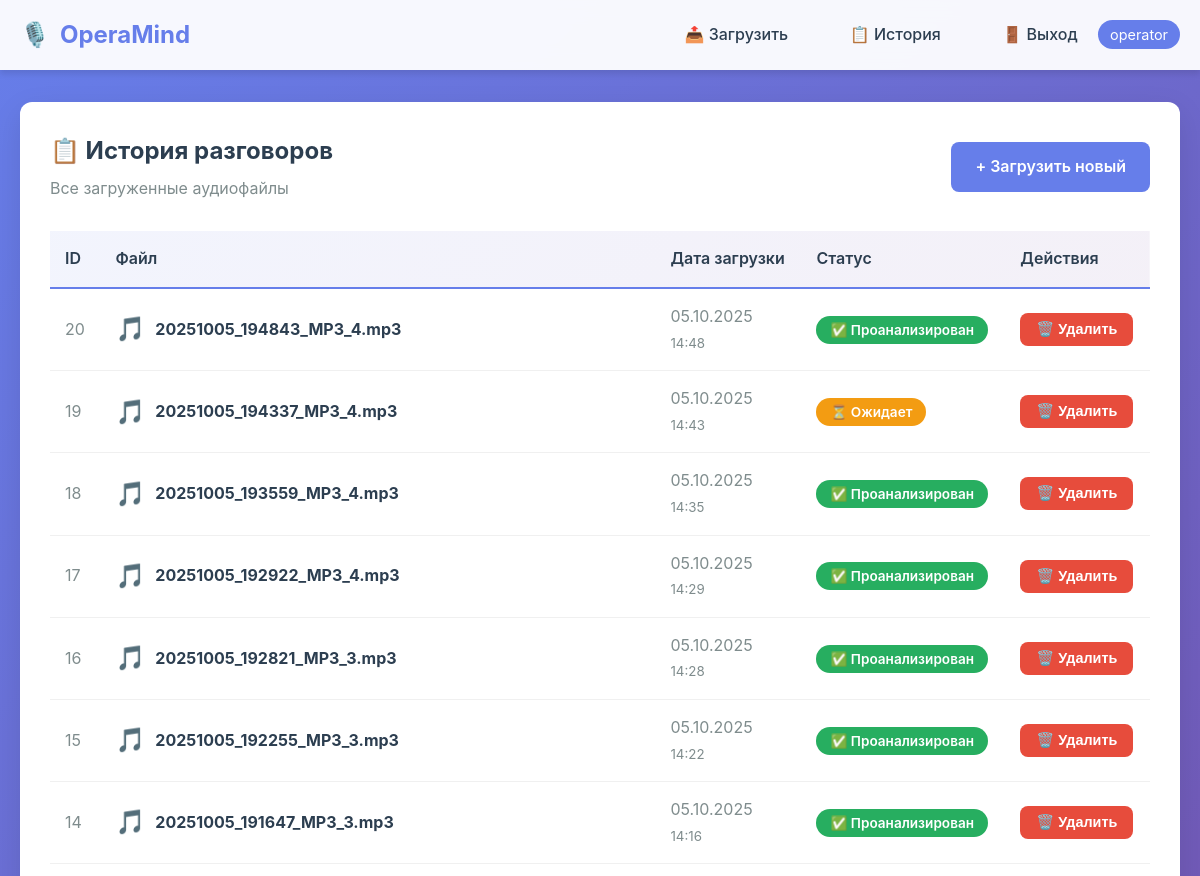
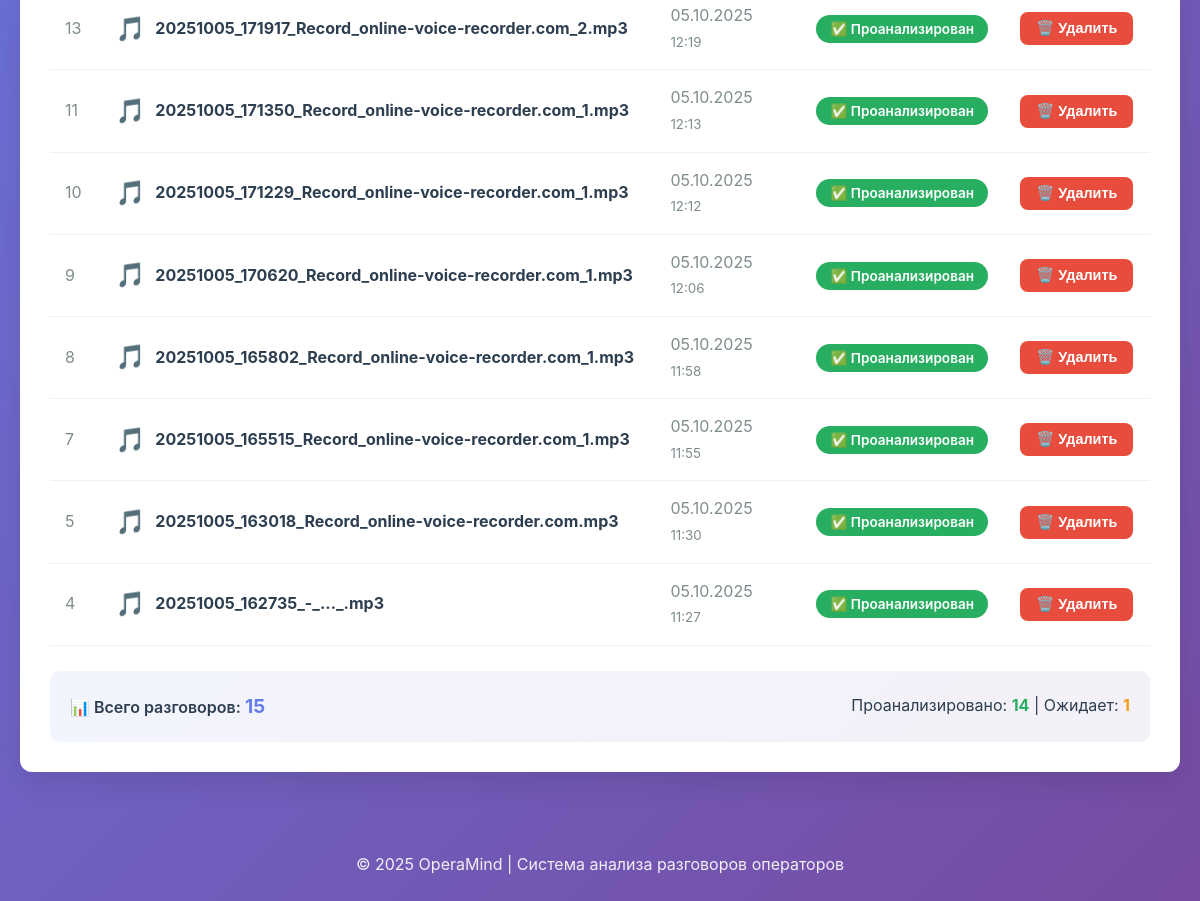
The app's page /history (signed in), older data (2 pictures, top to bottom).
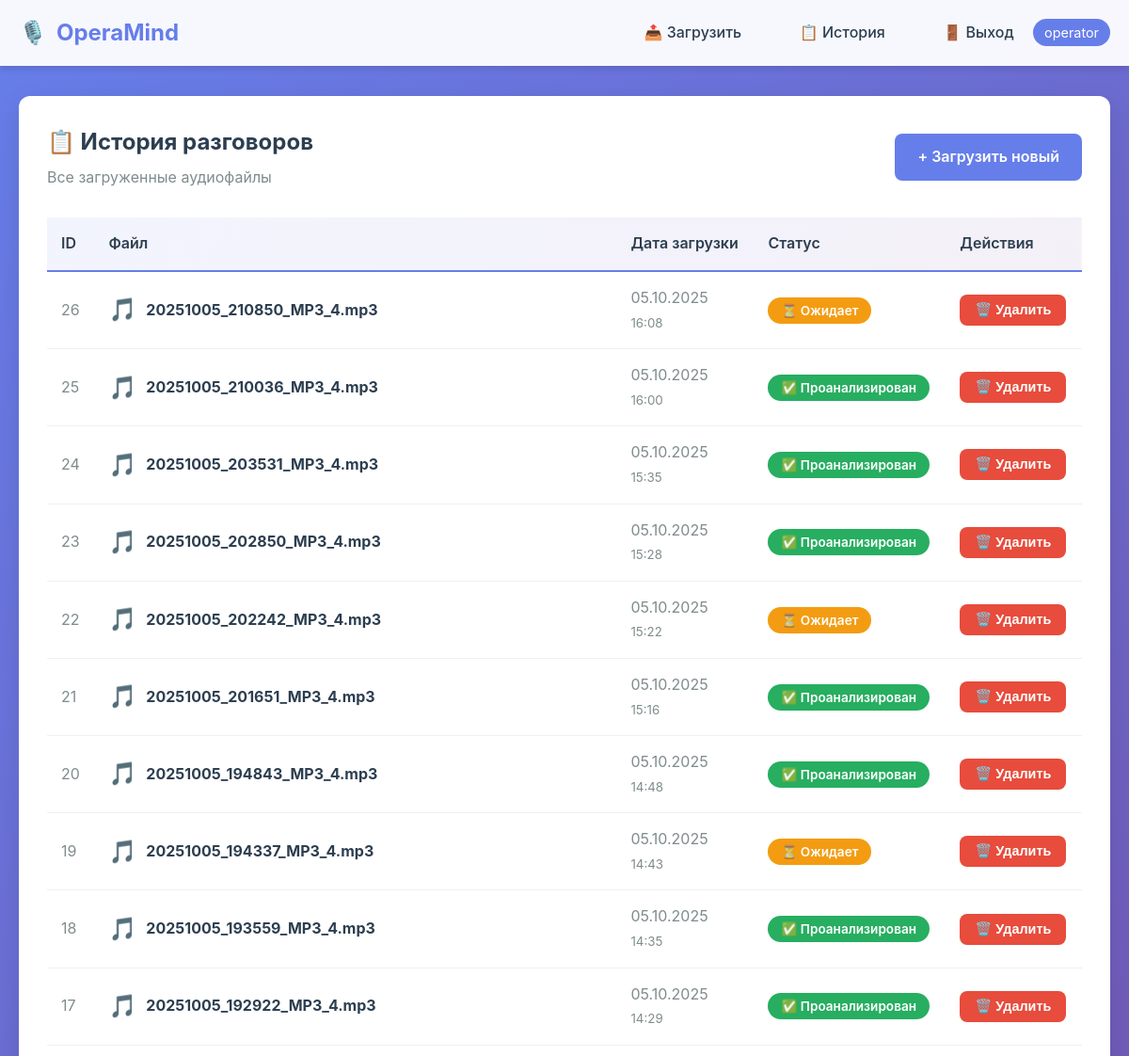
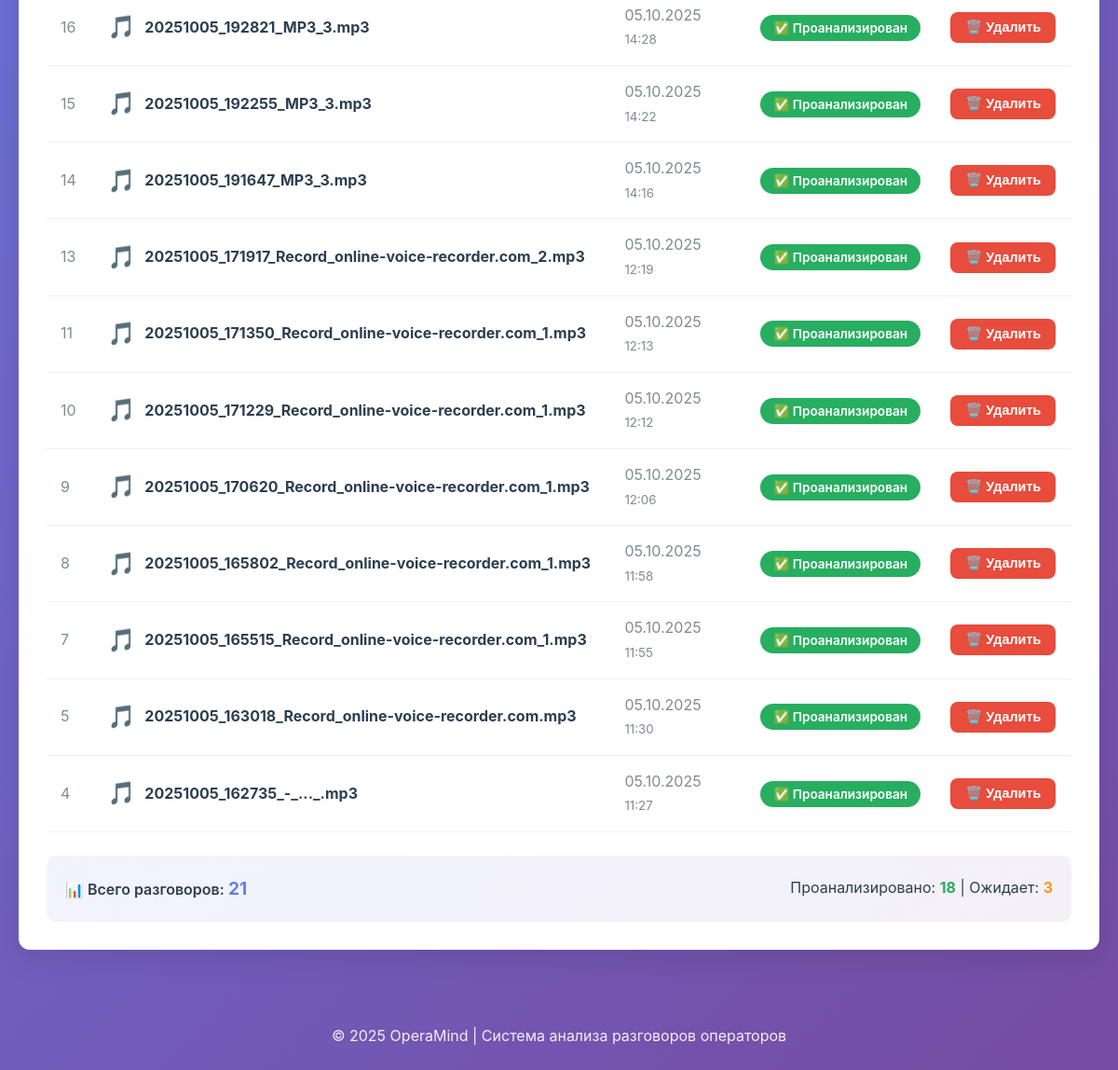
The same page, newer data (2 pictures, top to bottom).
### models.py (models this page shows, shortened)
class User(UserMixin, db.Model):
    id = db.Column(db.Integer, primary_key=True)
    username = db.Column(db.String(80), unique=True, nullable=False)
    password_hash = db.Column(db.String(200), nullable=False)
    created_at = db.Column(db.DateTime, default=datetime.utcnow)
    conversations = db.relationship('Conversation', backref='user', lazy=True, cascade='all, delete-orphan')

class Conversation(db.Model):
    id = db.Column(db.Integer, primary_key=True)
    filename = db.Column(db.String(255), nullable=False)
    filepath = db.Column(db.String(500), nullable=False)
    duration = db.Column(db.Integer)
    upload_date = db.Column(db.DateTime, default=datetime.utcnow)
    status = db.Column(db.String(50), default='pending')  # pending/transcribing/analyzing/completed/error
    user_id = db.Column(db.Integer, db.ForeignKey('user.id'), nullable=False)
    analysis = db.relationship('Analysis', backref='conversation', uselist=False, cascade='all, delete-orphan')

### app.py (the view)
@app.route('/history')
@login_required
def history():
    conversations = Conversation.query.filter_by(
        user_id=current_user.id
    ).order_by(
        Conversation.upload_date.desc()
    ).all()
    return render_template('history.html', conversations=conversations)

### app.py (called while the page is built)
@login_manager.user_loader
def load_user(user_id):
    return db.session.get(User, int(user_id))

### templates/history.html (shortened to what this page needs)
{% extends "base.html" %}
{% block content %}
<div class="card">
    <div style="display: flex; justify-content: space-between; align-items: center; margin-bottom: 30px;">
        <div>
            <h2 style="color: #2c3e50; margin-bottom: 5px;">📋 История разговоров</h2>
            <p style="color: #7f8c8d;">Все загруженные аудиофайлы</p>
        </div>
        <a href="{{ url_for('index') }}" class="btn">+ Загрузить новый</a>
    </div>
    {% if conversations %}
    <div style="overflow-x: auto;">
        <table style="width: 100%; border-collapse: collapse;">
            <thead>
                <tr style="background: linear-gradient(135deg, #667eea15 0%, #764ba215 100%);">
                    <th style="padding: 15px; text-align: left; font-weight: 600; color: #2c3e50; border-bottom: 2px solid #667eea;">ID</th>
                    <th style="padding: 15px; text-align: left; font-weight: 600; color: #2c3e50; border-bottom: 2px solid #667eea;">Файл</th>
                    <th style="padding: 15px; text-align: left; font-weight: 600; color: #2c3e50; border-bottom: 2px solid #667eea;">Дата загрузки</th>
                    <th style="padding: 15px; text-align: left; font-weight: 600; color: #2c3e50; border-bottom: 2px solid #667eea;">Статус</th>
                    <th style="padding: 15px; text-align: left; font-weight: 600; color: #2c3e50; border-bottom: 2px solid #667eea;">Действия</th>
                </tr>
            </thead>
            <tbody>
                {% for conv in conversations %}
                <tr style="border-bottom: 1px solid #f0f0f0; transition: background 0.2s;"
                    onmouseover="this.style.background='#f8f9ff'"
                    onmouseout="this.style.background='white'">
                    <td style="padding: 15px; color: #7f8c8d;">{{ conv.id }}</td>
                    <td style="padding: 15px;">
                        <div style="display: flex; align-items: center; gap: 10px;">
                            <span style="font-size: 1.5rem;">🎵</span>
                            <strong style="color: #2c3e50;">{{ conv.filename }}</strong>
                        </div>
                    </td>
                    <td style="padding: 15px; color: #7f8c8d;">
                        {{ conv.upload_date.strftime('%d.%m.%Y') }}<br>
                        <small>{{ conv.upload_date.strftime('%H:%M') }}</small>
                    </td>
                    <td style="padding: 15px;">
                        {% if conv.analysis %}
                        <span style="background: #27ae60; color: white; padding: 6px 14px; border-radius: 20px; font-size: 0.85rem; font-weight: 600;">
                            ✅ Проанализирован
                        </span>
                        {% else %}
                        <span style="background: #f39c12; color: white; padding: 6px 14px; border-radius: 20px; font-size: 0.85rem; font-weight: 600;">
                            ⏳ Ожидает
                        </span>
                        {% endif %}
                    </td>
                    <td style="padding: 15px;">
                        <form method="POST" action="{{ url_for('delete_conversation', conversation_id=conv.id) }}"
                              style="display: inline;"
                              onsubmit="return confirm('Вы уверены, что хотите удалить этот разговор?');">
                            <button type="submit" class="btn btn-danger" style="padding: 8px 16px; font-size: 0.9rem;">
                                🗑️ Удалить
                            </button>
                        </form>
                    </td>
                </tr>
                {% endfor %}
            </tbody>
        </table>
    </div>
    <div style="margin-top: 25px; padding: 20px; background: linear-gradient(135deg, #667eea15 0%, #764ba215 100%); border-radius: 10px; display: flex; justify-content: space-between; align-items: center;">
        <div>
            <p style="color: #2c3e50; font-weight: 600;">📊 Всего разговоров: <strong style="color: #667eea; font-size: 1.2rem;">{{ conversations|length }}</strong></p>
        </div>
        <div>
            <p style="color: #2c3e50;">
                Проанализировано: <strong style="color: #27ae60;">{{ conversations|selectattr('analysis')|list|length }}</strong> |
                Ожидает: <strong style="color: #f39c12;">{{ conversations|rejectattr('analysis')|list|length }}</strong>
            </p>
        </div>
    </div>
    {% endif %}
</div>
{% endblock %}

### templates/base.html (shortened to what this page needs)
<!DOCTYPE html>
<html lang="ru">
<head>
</head>
<body>
    <nav class="navbar">
        <div class="container">
            <div class="logo">
                🎙️ <span>OperaMind</span>
            </div>
            {% if current_user.is_authenticated %}
            <nav>
                <a href="{{ url_for('index') }}">📤 Загрузить</a>
                <a href="{{ url_for('history') }}">📋 История</a>
                <a href="{{ url_for('logout') }}">🚪 Выход</a>
                <span class="user-badge">{{ current_user.username }}</span>
            </nav>
            {% endif %}
        </div>
    </nav>
    <div class="container">
        {% block content %}{% endblock %}
    </div>
    <footer>
        <p>© 2025 OperaMind | Система анализа разговоров операторов</p>
    </footer>
</body>
</html>

### templates/base.html (style rules this page uses)
* { margin: 0; padding: 0; box-sizing: border-box; }
body { font-family: -apple-system, BlinkMacSystemFont, 'Segoe UI', Roboto, 'Helvetica Neue', Arial, sans-serif; line-height: 1.6; color: #2c3e50; background: linear-gradient(135deg, #667eea 0%, #764ba2 100%); min-height: 100vh; }
.navbar { background: rgba(255, 255, 255, 0.95); backdrop-filter: blur(10px); box-shadow: 0 4px 6px rgba(0, 0, 0, 0.1); padding: 1rem 0; position: sticky; top: 0; z-index: 100; }
.navbar .container { max-width: 1200px; margin: 0 auto; padding: 0 20px; display: flex; justify-content: space-between; align-items: center; }
.navbar .logo { display: flex; align-items: center; gap: 10px; font-size: 1.5rem; font-weight: bold; color: #667eea; }
.navbar nav a { color: #2c3e50; text-decoration: none; margin-left: 25px; padding: 8px 16px; border-radius: 6px; transition: all 0.3s; font-weight: 500; }
.container { max-width: 1200px; margin: 2rem auto; padding: 0 20px; }
.card { background: white; border-radius: 12px; padding: 30px; box-shadow: 0 10px 30px rgba(0, 0, 0, 0.1); margin-bottom: 20px; }
.btn { display: inline-block; padding: 12px 24px; background: #667eea; color: white; border: none; border-radius: 8px; cursor: pointer; text-decoration: none; font-size: 1rem; font-weight: 600; transition: all 0.3s; }
.btn-danger { background: #e74c3c; }
footer { text-align: center; padding: 30px; color: rgba(255, 255, 255, 0.9); margin-top: 50px; }
.user-badge { background: #667eea; color: white; padding: 6px 12px; border-radius: 20px; font-size: 0.9rem; }

Row changes from the older to the newer data that the page shows:
added Conversation: id "26", filename "20251005_210850_MP3_4.mp3", upload_date "05.10.2025", upload_date "16:08", shows "⏳ Ожидает"
added Conversation: id "25", filename "20251005_210036_MP3_4.mp3", upload_date "05.10.2025", upload_date "16:00", shows "✅ Проанализирован"
added Conversation: id "24", filename "20251005_203531_MP3_4.mp3", upload_date "05.10.2025", upload_date "15:35", shows "✅ Проанализирован"
added Conversation: id "23", filename "20251005_202850_MP3_4.mp3", upload_date "05.10.2025", upload_date "15:28", shows "✅ Проанализирован"
added Conversation: id "22", filename "20251005_202242_MP3_4.mp3", upload_date "05.10.2025", upload_date "15:22", shows "⏳ Ожидает"
added Conversation: id "21", filename "20251005_201651_MP3_4.mp3", upload_date "05.10.2025", upload_date "15:16", shows "✅ Проанализирован"
Text that changed along with them:
{{ conversations|length }}: "15" → "21"
{{ conversations|selectattr('analysis')|list|length }}: "14" → "18"
{{ conversations|rejectattr('analysis')|list|length }}: "1" → "3"
